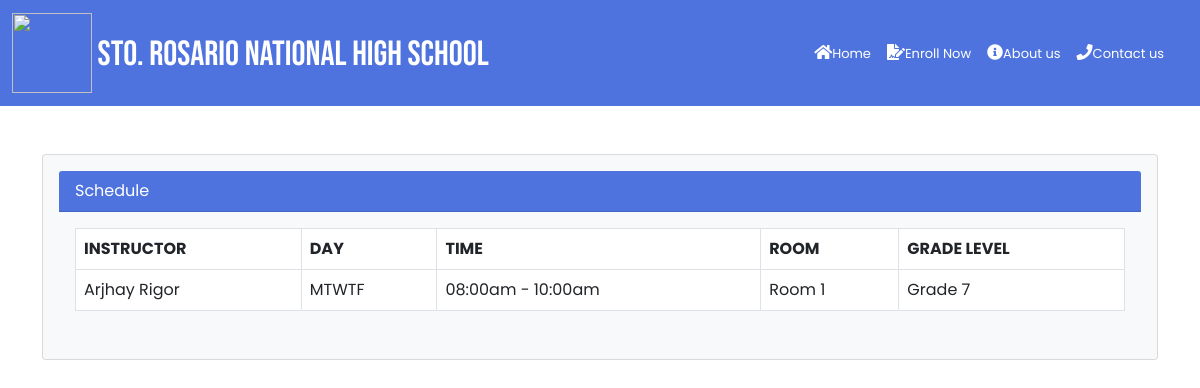
/main-schedule.php?id=7, run on the app's committed database.
### tables this page shows
CREATE TABLE `schedules` (
  `SCHEDULE_ID` int(255) NOT NULL,
  `SC_INSTRUCTOR` varchar(255) NOT NULL,
  `SC_DAY` varchar(255) NOT NULL,
  `SC_FROM` varchar(255) NOT NULL,
  `SC_TO` varchar(255) NOT NULL,
  `SC_ROOM` varchar(255) NOT NULL,
  `SC_YEAR_LEVEL` varchar(255) NOT NULL
);

### private/config/Database.php (called while the page is built, shortened)
<?php
class Database
{
    protected $localhost = "localhost";
    protected $username = "root";
    protected $password = "";
    protected $database = "enrollment_system_db";
    protected $conn;
    public function __construct()
    {
        try {
            $this->conn = new PDO("mysql:host=$this->localhost;dbname=$this->database", $this->username, $this->password);
            $this->conn->setAttribute(PDO::ATTR_ERRMODE, PDO::ERRMODE_EXCEPTION);
        } catch (PDOException $e) {
            echo "Connection failed: " . $e->getMessage();
        }
    }
    public function find($TableName, $data, $data2 = null, $data3 = null, $data4 = null, $data5 = null)
    {
        $sql = "SELECT * FROM `$TableName` WHERE $data";
        $stmt = $this->conn->prepare($sql);
        $stmt->execute();
        return $stmt;
    }
    public function where($column, $data)
    {
        return $column . ' = ' . "'" . $data . "'";
    }
}

### private/classes/student/HomeClass.php (called while the page is built, shortened)
<?php
class HomeClass extends Database
{
    public function teacher_schedule()
    {
        if (isset($_GET['id'])) {
            $query = $this->find('schedules', $this->where('SCHEDULE_ID', $_GET['id']));
            while ($row = $query->fetch(PDO::FETCH_OBJ)) {
                $data[] = $row;
            }
            return isset($data) ? $data : false;
        }
    }
}

### main-schedule.php (the view, shortened to what this page needs)
<?php
$home = new HomeClass();
$schedule = $home->teacher_schedule();
?>
<!DOCTYPE html>
<html lang="en">
<head>
    <link rel="stylesheet" href="https://cdn.lineicons.com/5.0/lineicons.css" />
    <link href="<?= ASSET . 'fontawesome/css/all.min.css'; ?>" rel="stylesheet">
    <link href="<?= ASSET . 'bootstrap/css/bootstrap.min.css'; ?>" rel="stylesheet">
    <link href="<?= ASSET . 'css/style.css'; ?>" rel="stylesheet">
</head>
<body>
    <?php include ASSET . 'include/main-nav.php'; ?>
    <div class="container">
        <div class="row mt-5 mb-5">
            <div class="col-sm-12">
                <div class="card p-3 bg-light">
                    <div class="card-header">
                        Schedule
                    </div>
                    <div class="card-body">
                        <table class="table table-bordered bg-body">
                            <thead>
                                <tr>
                                    <th>INSTRUCTOR</th>
                                    <th>DAY</th>
                                    <th>TIME</th>
                                    <th>ROOM</th>
                                    <th>GRADE LEVEL</th>
                                </tr>
                            </thead>
                            <tbody>
                                <?php if ($schedule): ?>
                                    <?php foreach ($schedule as $row): ?>
                                        <tr>
                                            <td><?= $row->SC_INSTRUCTOR ?></td>
                                            <td><?= $row->SC_DAY ?></td>
                                            <td><?= date('h:ia', strtotime($row->SC_FROM)) . ' - ' . date('h:ia', strtotime($row->SC_TO))  ?></td>
                                            <td><?= $row->SC_ROOM ?></td>
                                            <td><?= $row->SC_YEAR_LEVEL ?></td>
                                        </tr>
                                    <?php endforeach; ?>
                                <?php endif; ?>
                            </tbody>
                        </table>
                    </div>
                </div>
            </div>
        </div>
    </div>
</body>
</html>

### public/css/style.css (style rules this page uses)
:root { --bs-blue: #4e73df; --bs-red: #df4e4e; --bs-green: #44ca7c; --bs-orange: #ec7f25; }
* { font-family: "Poppins", sans-serif; }
.card .card-header { color: #fff; background-color: var(--bs-blue); }

### data on the page
schedules: SC_INSTRUCTOR "Arjhay Rigor", SC_DAY "MTWTF", SC_FROM "08:00am", SC_TO "10:00am", SC_ROOM "Room 1", SC_YEAR_LEVEL "Grade 7"
